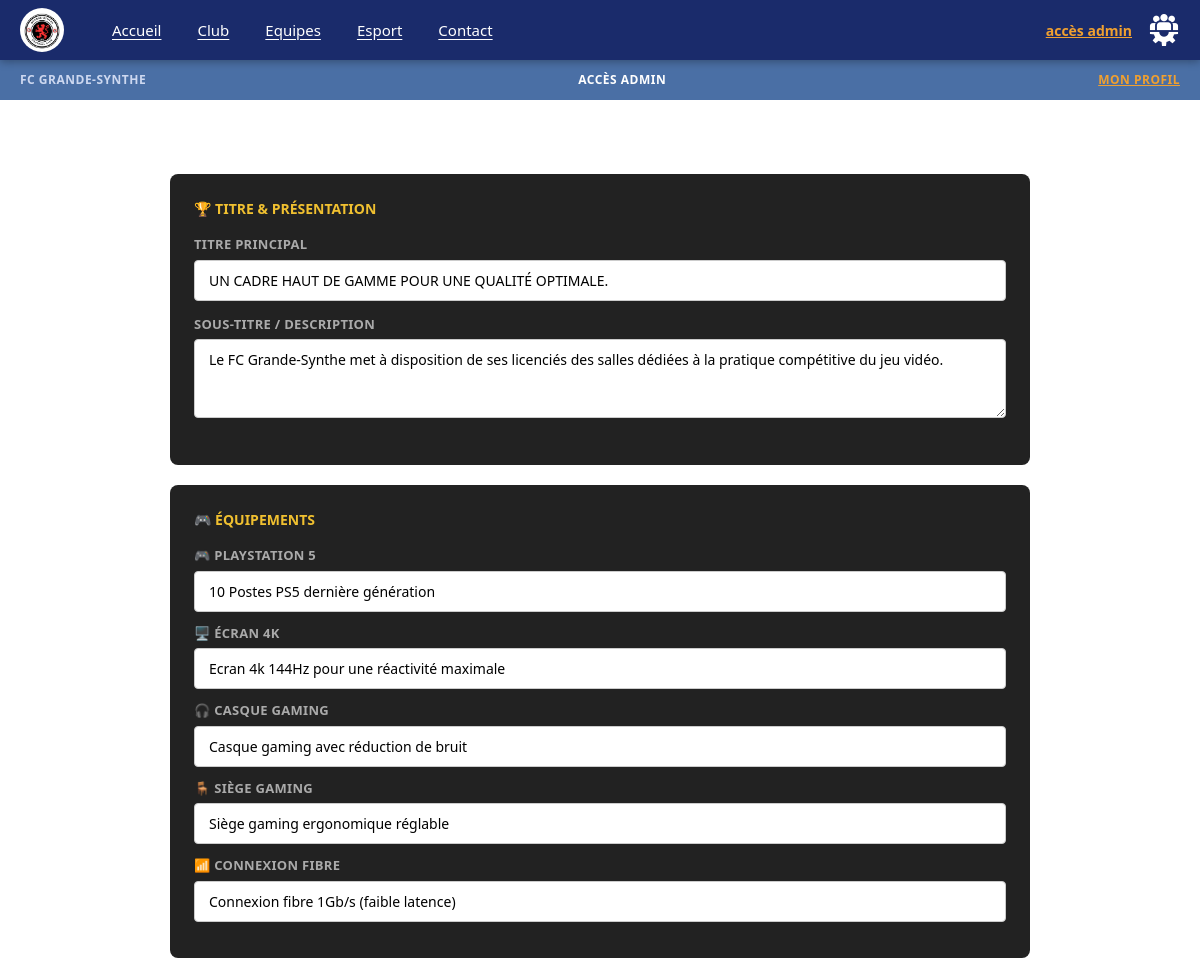
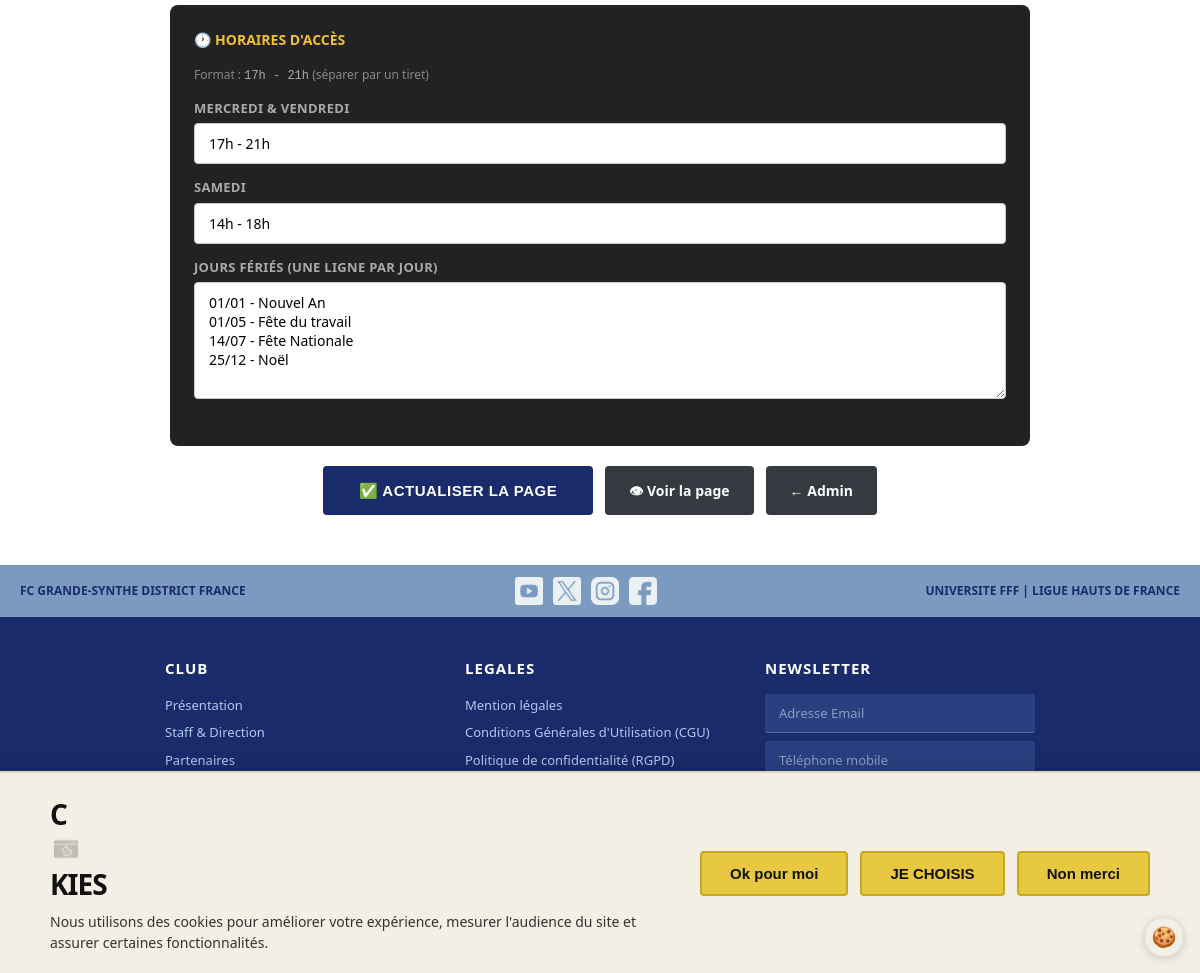
The app's page /admin/edit-infrastructure.php (signed in) with its own data (2 pictures, top to bottom).
### tables this page shows
CREATE TABLE IF NOT EXISTS site_content (
    id INT UNSIGNED AUTO_INCREMENT PRIMARY KEY,
    section VARCHAR(100) NOT NULL UNIQUE,
    contenu TEXT NOT NULL,
    updated_at DATETIME DEFAULT CURRENT_TIMESTAMP ON UPDATE CURRENT_TIMESTAMP
);

### config/database.php (called while the page is built)
<?php
class Database {
    private static ?PDO $instance = null;
    public static function getConnection(): PDO {
        if (self::$instance === null) {
            $dsn = 'mysql:host=' . DB_HOST . ';dbname=' . DB_NAME . ';charset=' . DB_CHARSET;
            $options = [
                PDO::ATTR_ERRMODE            => PDO::ERRMODE_EXCEPTION,
                PDO::ATTR_DEFAULT_FETCH_MODE => PDO::FETCH_ASSOC,
                PDO::ATTR_EMULATE_PREPARES   => false,
            ];
            try {
                self::$instance = new PDO($dsn, DB_USER, DB_PASS, $options);
            } catch (PDOException $e) {
                die('Erreur de connexion à la base de données : ' . $e->getMessage());
            }
        }
        return self::$instance;
    }
}
function db(): PDO {
    return Database::getConnection();
}

### includes/functions.php (called while the page is built, shortened)
<?php
function h(mixed $value): string {
    return htmlspecialchars((string)$value, ENT_QUOTES | ENT_HTML5, 'UTF-8');
}
function getContent(string $section, string $default = ''): string {
    static $cache = [];
    if (!isset($cache[$section])) {
        try {
            $stmt = db()->prepare('SELECT contenu FROM site_content WHERE section = ?');
            $stmt->execute([$section]);
            $row = $stmt->fetch();
            $cache[$section] = $row ? $row['contenu'] : $default;
        } catch (PDOException $e) {
            $cache[$section] = $default;
        }
    }
    return $cache[$section];
}

### admin/edit-infrastructure.php (the view, shortened to what this page needs)
<?php
require_once __DIR__ . '/../partials/header.php';
?>
<div style="padding:20px;max-width:900px;margin:0 auto;">
    <h1 style="color:white;text-align:center;font-size:20px;font-weight:800;text-transform:uppercase;letter-spacing:2px;margin-bottom:24px;">
    </h1>
    <form method="POST" novalidate>
        <div style="background:#222;border-radius:8px;padding:24px;margin-bottom:20px;">
            <h2 style="color:#f0c030;font-size:14px;font-weight:700;text-transform:uppercase;margin-bottom:16px;">🏆 Titre & Présentation</h2>
            <div class="form-group" style="margin-bottom:14px;">
                <label class="form-label" style="color:#aaa;">Titre principal</label>
                <input class="form-control" type="text" name="infra_titre" value="<?= h(getContent('infra_titre')) ?>">
            </div>
            <div class="form-group">
                <label class="form-label" style="color:#aaa;">Sous-titre / Description</label>
                <textarea class="form-control" name="infra_sous_titre" rows="3"><?= h(getContent('infra_sous_titre')) ?></textarea>
            </div>
        </div>
        <div style="background:#222;border-radius:8px;padding:24px;margin-bottom:20px;">
            <h2 style="color:#f0c030;font-size:14px;font-weight:700;text-transform:uppercase;margin-bottom:16px;">🎮 Équipements</h2>
            <?php
            $featureLabels = [
                'infra_feature_1' => '🎮 PlayStation 5',
                'infra_feature_2' => '🖥️ Écran 4K',
                'infra_feature_3' => '🎧 Casque gaming',
                'infra_feature_4' => '🪑 Siège gaming',
                'infra_feature_5' => '📶 Connexion fibre',
            ];
            foreach ($featureLabels as $key => $label): ?>
                <div class="form-group" style="margin-bottom:12px;">
                    <label class="form-label" style="color:#aaa;"><?= $label ?></label>
                    <input class="form-control" type="text" name="<?= $key ?>" value="<?= h(getContent($key)) ?>">
                </div>
            <?php endforeach; ?>
        </div>
        <div style="background:#222;border-radius:8px;padding:24px;margin-bottom:20px;">
            <h2 style="color:#f0c030;font-size:14px;font-weight:700;text-transform:uppercase;margin-bottom:16px;">🕐 Horaires d'accès</h2>
            <p style="color:#888;font-size:12px;margin-bottom:14px;">Format : <code style="color:#aaa;">17h - 21h</code> (séparer par un tiret)</p>
            <div class="form-group" style="margin-bottom:14px;">
                <label class="form-label" style="color:#aaa;">Mercredi &amp; Vendredi</label>
                <input class="form-control" type="text" name="infra_horaire_mf" value="<?= h(getContent('infra_horaire_mf')) ?>" placeholder="17h - 21h">
            </div>
            <div class="form-group" style="margin-bottom:14px;">
                <label class="form-label" style="color:#aaa;">Samedi</label>
                <input class="form-control" type="text" name="infra_horaire_sam" value="<?= h(getContent('infra_horaire_sam')) ?>" placeholder="14h - 18h">
            </div>
            <div class="form-group">
                <label class="form-label" style="color:#aaa;">Jours fériés (une ligne par jour)</label>
                <textarea class="form-control" name="infra_jours_feries" rows="5"><?= h(getContent('infra_jours_feries')) ?></textarea>
            </div>
        </div>
        <div style="display:flex;gap:12px;justify-content:center;padding-bottom:30px;">
            <button type="submit" class="btn-primary" style="font-size:15px;padding:14px 36px;">
                ✅ Actualiser la page
            </button>
            <a href="<?= SITE_URL ?>/esport/infrastructure" target="_blank" class="btn-secondary" style="text-decoration:none;padding:14px 24px;">
                👁 Voir la page
            </a>
            <a href="<?= SITE_URL ?>/admin-acces" class="btn-secondary" style="text-decoration:none;padding:14px 24px;">← Admin</a>
        </div>
    </form>
</div>
<?php require_once __DIR__ . '/../partials/footer.php'; ?>

### assets/css/style.css (style rules this page uses)
*, *::before, *::after { box-sizing: border-box; margin: 0; padding: 0; }
:root { --bleu-fc: #1a2b6b; --bleu-dark: #0f1a45; --bleu-med: #1e3a8a; --rouge-fc: #8B1A1A; --rouge-vif: #c0392b; --rouge-esport: #8B1A1A; --orange: #e67e22; --beige: #f5e6d3; --rose-pale: #f5d5d5; --rose-clair: #fce8e8; --gris-clair: #f3f3f3; --gris: #6c757d; --gris-dark: #343a40; --blanc: #ffffff; --noir: #111111; --vert: #2ecc71; --footer-bg: #1a2b6b; --nav-height: 60px; --breadcrumb-height: 40px; }
html { scroll-behavior: smooth; }
body { font-family: 'Segoe UI', Arial, sans-serif; font-size: 14px; color: var(--noir); background: var(--blanc); line-height: 1.5; }
a { text-decoration: none; color: inherit; }
button { cursor: pointer; }
input, textarea, select { font-family: inherit; }
.form-group { margin-bottom: 18px; }
.form-label { display: block; font-size: 13px; font-weight: 600; color: #444; margin-bottom: 5px; text-transform: uppercase; letter-spacing: 0.3px; }
.form-control { width: 100%; border: 1px solid #ccc; border-radius: 4px; padding: 10px 14px; font-size: 14px; transition: border-color 0.2s; }
.btn-primary { background: var(--bleu-fc); color: white; border: none; border-radius: 4px; padding: 11px 24px; font-size: 14px; font-weight: 700; letter-spacing: 0.5px; cursor: pointer; transition: background 0.2s; text-transform: uppercase; }
.btn-secondary { background: var(--gris-dark); color: white; border: none; border-radius: 4px; padding: 11px 24px; font-size: 14px; font-weight: 600; cursor: pointer; transition: background 0.2s; }

### records on screen
site_content: infra_titre "UN CADRE HAUT DE GAMME POUR UNE QUALITÉ OPTIMALE."
site_content: infra_sous_titre "Le FC Grande-Synthe met à disposition de ses licenciés des salles dédiées à la pratique compétitive du jeu vidéo."
site_content: infra_feature_1 "10 Postes PS5 dernière génération"
site_content: infra_feature_2 "Ecran 4k 144Hz pour une réactivité maximale"
site_content: infra_feature_3 "Casque gaming avec réduction de bruit"
site_content: infra_feature_4 "Siège gaming ergonomique réglable"
site_content: infra_feature_5 "Connexion fibre 1Gb/s (faible latence)"
site_content: infra_horaire_mf "17h - 21h"
site_content: infra_horaire_sam "14h - 18h"
site_content: infra_jours_feries "01/01 - Nouvel An 01/05 - Fête du travail 14/07 - Fête Nationale 25/12 - Noël"

### other values on screen
$breadcrumbCenter "ACCÈS ADMIN"
$label "🎮 PLAYSTATION 5"
$label "🖥️ ÉCRAN 4K"
$label "🎧 CASQUE GAMING"
$label "🪑 SIÈGE GAMING"
$label "📶 CONNEXION FIBRE"
